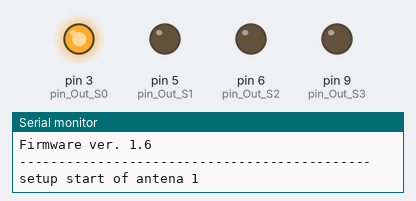
Recording of a sketch running on a simulated Arduino Uno, built with avr-gcc and run on an emulated ATmega328P. On the bench: output pins drawn as LEDs (lit = HIGH), the last lines printed to the serial monitor.

Above: at 2.7 s.
At 5.3 s:
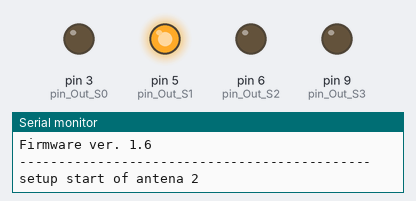
At 7.9 s:
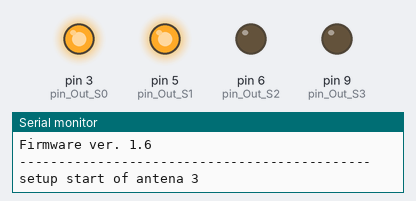
At 10.5 s:
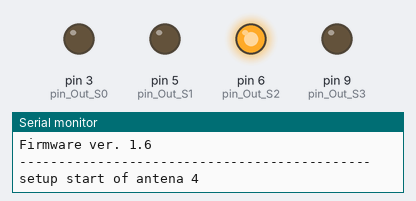
At 15.7 s:
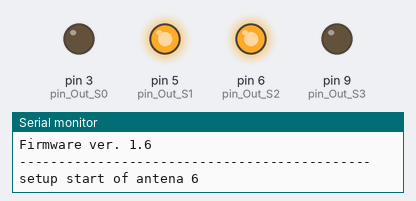
At 20.9 s:
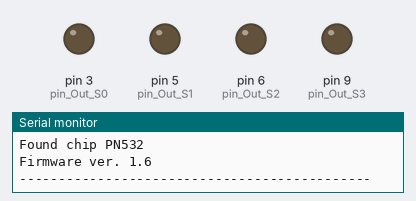
Timing chart, 0 to 22.4 s (numbered marks = the images above):
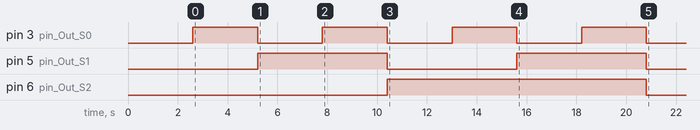

The sketch:

TRAX1.ino
```cpp
#include <Wire.h>
#include <PN532_I2C.h>
#include <PN532.h>
#include <NfcAdapter.h>

PN532_I2C pn532_i2c(Wire);
PN532 nfc(pn532_i2c);

int pin_Out_S0 = 3;
int pin_Out_S1 = 5;
int pin_Out_S2 = 6;
int pin_Out_S3 = 9;
int antenaNum = 8;

//int pin_Out_S0 = 3;
//int pin_Out_S1 = 4;
//int pin_Out_S2 = 5;
//int pin_Out_S3 = 6;

void setup(void)
{
  // Serial.begin(9600);
  Serial.begin(115200);
  pinMode(pin_Out_S0, OUTPUT);
  pinMode(pin_Out_S1, OUTPUT);
  pinMode(pin_Out_S2, OUTPUT);
  pinMode(pin_Out_S3, OUTPUT);
  uint32_t versiondata;
  for (int i = 0; i < antenaNum; i++) {
    // switchMux(i);
    //        digitalWrite(pin_Out_S0, HIGH && (i & B00000001));
    //    digitalWrite(pin_Out_S1, HIGH && (i & B00000010));
    //    digitalWrite(pin_Out_S2, HIGH && (i & B00000100));
    //    digitalWrite(pin_Out_S3, HIGH && (i & B00001000));
    //  nfc.begin();
  }
  //nfc.begin();
  for (int i = 0; i < antenaNum; i++) {
    Serial.print("setup start of antena ");
    Serial.println(i);
    switchMux(i);
    delay(2500);
    nfc.begin();


    // Serial.println("switch mux to postion");


    // Serial.println("Begin NFC");
    versiondata = nfc.getFirmwareVersion();
    // Serial.println("Get Version");
    if (! versiondata)
    {
      Serial.println("Didn't find PN53x board");
    }
    else
    {
      Serial.print("Found chip PN5"); Serial.println((versiondata >> 24) & 0xFF, HEX);
      Serial.print("Firmware ver. "); Serial.print((versiondata >> 16) & 0xFF, DEC);
      Serial.print('.'); Serial.println((versiondata >> 8) & 0xFF, DEC);
      nfc.setPassiveActivationRetries(0x12);
      // nfc.setPassiveActivationRetries(0x03);
      //Serial.println(" nfc.setPassiveActivationRetries(0x03);");
      nfc.SAMConfig();
      //Serial.println("  nfc.SAMConfig();");
      delay(100);
    }
    Serial.println("---------------------------------------------");
  }
}
void loop() {
  boolean success;

  uint8_t uid[] = { 0, 0, 0, 0, 0, 0, 0 }; // Buffer to store the returned UID
  uint8_t uidLength;
  for (int i = 0 ; i < antenaNum; i++) {
    switchMux(i);
    success = nfc.readPassiveTargetID(PN532_MIFARE_ISO14443A, &uid[0], &uidLength);
    if (success) {
      Serial.print("---------Scan a NFC tag #");
      Serial.print(i);
      Serial.println(" -------");
      Serial.println("Found a card!");
      Serial.print("UID Length: "); Serial.print(uidLength, DEC); Serial.println(" bytes");
      Serial.print("UID Value: ");
      for (uint8_t c = 0; c < uidLength; c++)
      {
        Serial.print(" 0x"); Serial.print(uid[c], HEX);
      }
      Serial.println("");
      delay(300);
    }
  }
}

void switchMux(int i) {
  switch (i) {
    case 0: {
        digitalWrite(pin_Out_S0, LOW );
        digitalWrite(pin_Out_S1, LOW);
        digitalWrite(pin_Out_S2, LOW );
        digitalWrite(pin_Out_S3, LOW );
        break;
      }
    case 1: {
        digitalWrite(pin_Out_S0, HIGH );
        digitalWrite(pin_Out_S1, LOW);
        digitalWrite(pin_Out_S2, LOW );
        digitalWrite(pin_Out_S3, LOW );
        break;
      }
    case 2: {
        digitalWrite(pin_Out_S0, LOW );
        digitalWrite(pin_Out_S1, HIGH);
        digitalWrite(pin_Out_S2, LOW );
        digitalWrite(pin_Out_S3, LOW );
        break;
      }
    case 3: {
        digitalWrite(pin_Out_S0, HIGH );
        digitalWrite(pin_Out_S1, HIGH);
        digitalWrite(pin_Out_S2, LOW );
        digitalWrite(pin_Out_S3, LOW );
        break;
      }
    case 4: {
        digitalWrite(pin_Out_S0, LOW );
        digitalWrite(pin_Out_S1, LOW);
        digitalWrite(pin_Out_S2, HIGH );
        digitalWrite(pin_Out_S3, LOW );
        break;
      }
    case 5: {
        digitalWrite(pin_Out_S0, HIGH );
        digitalWrite(pin_Out_S1, LOW);
        digitalWrite(pin_Out_S2, HIGH );
        digitalWrite(pin_Out_S3, LOW );
        break;
      }
    case 6: {
        digitalWrite(pin_Out_S0, LOW );
        digitalWrite(pin_Out_S1, HIGH);
        digitalWrite(pin_Out_S2, HIGH );
        digitalWrite(pin_Out_S3, LOW );
        break;
      }
    case 7: {
        digitalWrite(pin_Out_S0, HIGH );
        digitalWrite(pin_Out_S1, HIGH);
        digitalWrite(pin_Out_S2, HIGH );
        digitalWrite(pin_Out_S3, LOW );
        break;
      }
    case 8: {
        digitalWrite(pin_Out_S0, LOW );
        digitalWrite(pin_Out_S1, LOW);
        digitalWrite(pin_Out_S2, LOW );
        digitalWrite(pin_Out_S3, HIGH );
        break;
      }
    case 9: {
        digitalWrite(pin_Out_S0, HIGH );
        digitalWrite(pin_Out_S1, LOW);
        digitalWrite(pin_Out_S2, LOW );
        digitalWrite(pin_Out_S3, HIGH );
        break;
      }
    case 10: {
        digitalWrite(pin_Out_S0, LOW );
        digitalWrite(pin_Out_S1, HIGH);
        digitalWrite(pin_Out_S2, LOW );
        digitalWrite(pin_Out_S3, HIGH );
        break;
      }
    case 11: {
        digitalWrite(pin_Out_S0, HIGH );
        digitalWrite(pin_Out_S1, HIGH);
        digitalWrite(pin_Out_S2, LOW );
        digitalWrite(pin_Out_S3, HIGH );
        break;
      }
    case 12: {
        digitalWrite(pin_Out_S0, LOW );
        digitalWrite(pin_Out_S1, LOW);
        digitalWrite(pin_Out_S2, HIGH );
        digitalWrite(pin_Out_S3, HIGH );
        break;
      }
    case 13: {
        digitalWrite(pin_Out_S0, HIGH );
        digitalWrite(pin_Out_S1, LOW);
        digitalWrite(pin_Out_S2, HIGH );
        digitalWrite(pin_Out_S3, HIGH );
        break;
      }
    case 14: {
        digitalWrite(pin_Out_S0, LOW );
        digitalWrite(pin_Out_S1, HIGH);
        digitalWrite(pin_Out_S2, HIGH );
        digitalWrite(pin_Out_S3, HIGH );
        break;
      }
    case 15: {
        digitalWrite(pin_Out_S0, HIGH );
        digitalWrite(pin_Out_S1, HIGH);
        digitalWrite(pin_Out_S2, HIGH );
        digitalWrite(pin_Out_S3, HIGH );
        break;
      }
    case 16: {
        digitalWrite(pin_Out_S0, HIGH );
        digitalWrite(pin_Out_S1, HIGH);
        digitalWrite(pin_Out_S2, HIGH );
        digitalWrite(pin_Out_S3, HIGH );
        break;
      }

  }
}
```

Measured:
- by itself, pin 3 (pin_Out_S0): alternates HIGH for 2.6 s and LOW for 2.6 s, 7 changes in all, then stays LOW
- by itself, pin 5 (pin_Out_S1): HIGH → LOW at 10.4 s, → HIGH 5.2 s later, → LOW 5.2 s later
- by itself, pin 6 (pin_Out_S2): HIGH → LOW at 20.8 s
